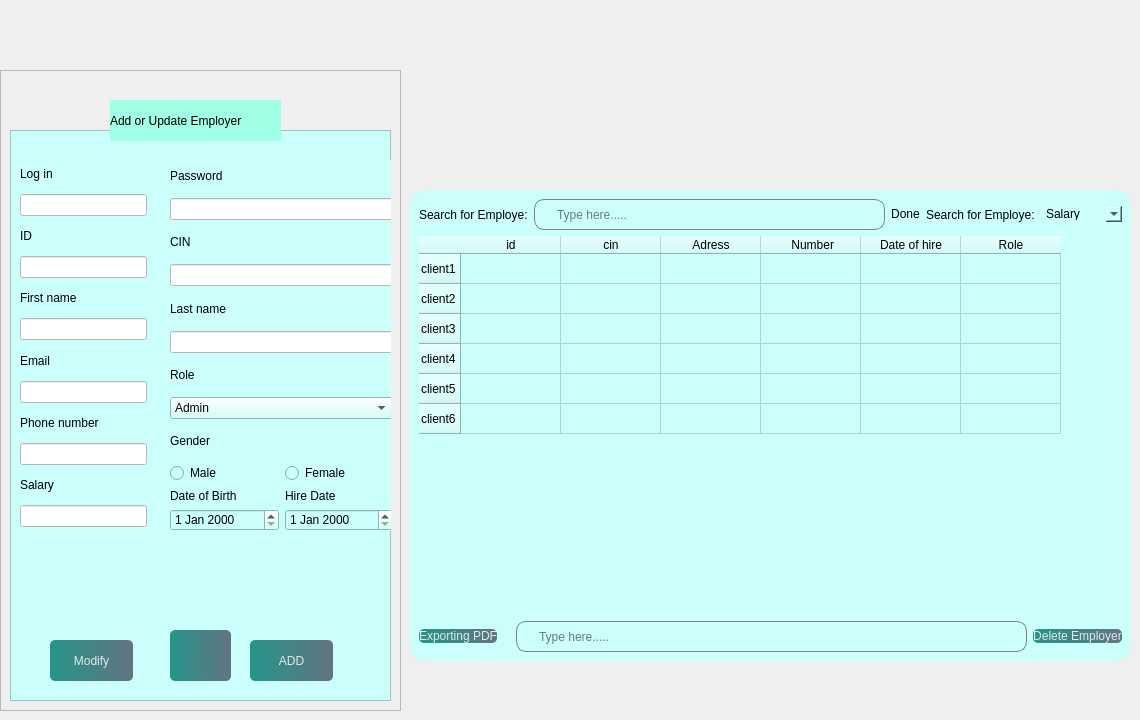
            <widget class="QWidget" name="a1">
             <widget class="QFrame" name="frame_3">
              <property name="geometry">
               <rect>
                <x>0</x>
                <y>70</y>
                <width>401</width>
                <height>641</height>
               </rect>
              </property>
              <property name="frameShape">
               <enum>QFrame::Shape::StyledPanel</enum>
              </property>
              <property name="frameShadow">
               <enum>QFrame::Shadow::Raised</enum>
              </property>
              <widget class="QFrame" name="frame">
               <property name="geometry">
                <rect>
                 <x>10</x>
                 <y>60</y>
                 <width>381</width>
                 <height>571</height>
                </rect>
               </property>
               <property name="styleSheet">
                <string notr="true">
background-color: rgb(202, 255, 251)</string>
               </property>
               <property name="frameShape">
                <enum>QFrame::Shape::StyledPanel</enum>
               </property>
               <property name="frameShadow">
                <enum>QFrame::Shadow::Raised</enum>
               </property>
               <widget class="QPushButton" name="pushButton_2">
                <property name="geometry">
                 <rect>
                  <x>40</x>
                  <y>510</y>
                  <width>83</width>
                  <height>41</height>
                 </rect>
                </property>
                <property name="styleSheet">
                 <string notr="true">
#pushButton_2{
color: rgb(0, 0, 0);
}
QPushButton, #pushButton_2{
	background-color: qlineargradient(spread:pad, x1:0, y1:0.505682, x2:1, y2:0.477, stop:0 rgba(11, 131, 120, 219), stop:1 rgba(85, 98, 112, 226));
	color:rgba(255, 255, 255, 210);
	border-radius:5px;
}

QPushButton#pushButton_2:hover{
	background-color: qlineargradient(spread:pad, x1:0, y1:0.505682, x2:1, y2:0.477, stop:0 rgba(150, 123, 111, 219), stop:1 rgba(85, 81, 84, 226));
}

QPushButton#pushButton_2:pressed{
	padding-left:5px;
	padding-top:5px;
	background-color:rgba(150, 123, 111, 255);
}
</string>
                </property>
                <property name="text">
                 <string>Modify</string>
                </property>
                <property name="checkable">
                 <bool>true</bool>
                </property>
               </widget>
               <widget class="QPushButton" name="add">
                <property name="geometry">
                 <rect>
                  <x>240</x>
                  <y>510</y>
                  <width>83</width>
                  <height>41</height>
                 </rect>
                </property>
                <property name="styleSheet">
                 <string notr="true">
#add{
color: rgb(0, 0, 0);
}
QPushButton, #add{
	background-color: qlineargradient(spread:pad, x1:0, y1:0.505682, x2:1, y2:0.477, stop:0 rgba(11, 131, 120, 219), stop:1 rgba(85, 98, 112, 226));
	color:rgba(255, 255, 255, 210);
	border-radius:5px;
}

QPushButton#add:hover{
	background-color: qlineargradient(spread:pad, x1:0, y1:0.505682, x2:1, y2:0.477, stop:0 rgba(150, 123, 111, 219), stop:1 rgba(85, 81, 84, 226));
}

QPushButton#add:pressed{
	padding-left:5px;
	padding-top:5px;
	background-color:rgba(150, 123, 111, 255);
}
</string>
                </property>
                <property name="text">
                 <string>ADD</string>
                </property>
                <property name="checkable">
                 <bool>true</bool>
                </property>
               </widget>
               <widget class="QPushButton" name="pushButton_20">
                <property name="geometry">
                 <rect>
                  <x>160</x>
                  <y>500</y>
                  <width>61</width>
                  <height>51</height>
                 </rect>
                </property>
                <property name="styleSheet">
                 <string notr="true">
#pushButton_20{
color: rgb(0, 0, 0);
}
QPushButton, #pushButton_20{
	background-color: qlineargradient(spread:pad, x1:0, y1:0.505682, x2:1, y2:0.477, stop:0 rgba(11, 131, 120, 219), stop:1 rgba(85, 98, 112, 226));
	color:rgba(255, 255, 255, 210);
	border-radius:5px;
}

QPushButton#pushButton_20:hover{
	background-color: qlineargradient(spread:pad, x1:0, y1:0.505682, x2:1, y2:0.477, stop:0 rgba(150, 123, 111, 219), stop:1 rgba(85, 81, 84, 226));
}

QPushButton#pushButton_20:pressed{
	padding-left:5px;
	padding-top:5px;
	background-color:rgba(150, 123, 111, 255);
}
</string>
                </property>
                <property name="text">
                 <string/>
                </property>
                <property name="icon">
                 <iconset resource="resource.qrc">
                  <normaloff>:/img/img/trash-2.svg</normaloff>:/img/img/trash-2.svg</iconset>
                </property>
               </widget>
               <widget class="QWidget" name="layoutWidget">
                <property name="geometry">
                 <rect>
                  <x>10</x>
                  <y>30</y>
                  <width>127</width>
                  <height>367</height>
                 </rect>
                </property>
                <layout class="QVBoxLayout" name="verticalLayout_18">
                 <item>
                  <widget class="QLabel" name="label_3">
                   <property name="styleSheet">
                    <string notr="true">
color: rgb(0, 0, 0);</string>
                   </property>
                   <property name="text">
                    <string>Log in</string>
                   </property>
                  </widget>
                 </item>
                 <item>
                  <widget class="QLineEdit" name="lineEdit_17">
                   <property name="styleSheet">
                    <string notr="true">background-color: rgb(255, 255, 255);
color: rgb(0, 0, 0);</string>
                   </property>
                  </widget>
                 </item>
                 <item>
                  <widget class="QLabel" name="label_7">
                   <property name="styleSheet">
                    <string notr="true">color: rgb(0, 0, 0);</string>
                   </property>
                   <property name="text">
                    <string>ID</string>
                   </property>
                  </widget>
                 </item>
                 <item>
                  <widget class="QLineEdit" name="lineEdit_16">
                   <property name="styleSheet">
                    <string notr="true">background-color: rgb(255, 255, 255);
color: rgb(0, 0, 0);</string>
                   </property>
                  </widget>
                 </item>
                 <item>
                  <widget class="QLabel" name="label_10">
                   <property name="styleSheet">
                    <string notr="true">color: rgb(0, 0, 0);</string>
                   </property>
                   <property name="text">
                    <string>First name</string>
                   </property>
                  </widget>
                 </item>
                 <item>
                  <widget class="QLineEdit" name="lineEdit_20">
                   <property name="styleSheet">
                    <string notr="true">background-color: rgb(255, 255, 255);
color: rgb(0, 0, 0);</string>
                   </property>
                  </widget>
                 </item>
                 <item>
                  <widget class="QLabel" name="label_11">
                   <property name="styleSheet">
                    <string notr="true">color: rgb(0, 0, 0);</string>
                   </property>
                   <property name="text">
                    <string>Email</string>
                   </property>
                  </widget>
                 </item>
                 <item>
                  <widget class="QLineEdit" name="lineEdit_21">
                   <property name="styleSheet">
                    <string notr="true">background-color: rgb(255, 255, 255);
color: rgb(0, 0, 0);</string>
                   </property>
                  </widget>
                 </item>
                 <item>
                  <widget class="QLabel" name="label_13">
                   <property name="styleSheet">
                    <string notr="true">color: rgb(0, 0, 0);</string>
                   </property>
                   <property name="text">
                    <string>Phone number</string>
                   </property>
                  </widget>
                 </item>
                 <item>
                  <widget class="QLineEdit" name="lineEdit_22">
                   <property name="styleSheet">
                    <string notr="true">background-color: rgb(255, 255, 255);
color: rgb(0, 0, 0);</string>
                   </property>
                  </widget>
                 </item>
                 <item>
                  <widget class="QLabel" name="label_12">
                   <property name="styleSheet">
                    <string notr="true">color: rgb(0, 0, 0);</string>
                   </property>
                   <property name="text">
                    <string>Salary</string>
                   </property>
                  </widget>
                 </item>
                 <item>
                  <widget class="QLineEdit" name="lineEdit_39">
                   <property name="styleSheet">
                    <string notr="true">background-color: rgb(255, 255, 255);
color: rgb(0, 0, 0);</string>
                   </property>
                  </widget>
                 </item>
                </layout>
               </widget>
               <widget class="QWidget" name="layoutWidget">
                <property name="geometry">
                 <rect>
                  <x>160</x>
                  <y>30</y>
                  <width>223</width>
                  <height>371</height>
                 </rect>
                </property>
                <layout class="QVBoxLayout" name="verticalLayout_19">
                 <item>
                  <widget class="QLabel" name="label_5">
                   <property name="styleSheet">
                    <string notr="true">color: rgb(0, 0, 0);</string>
                   </property>
                   <property name="text">
                    <string>Password</string>
                   </property>
                  </widget>
                 </item>
                 <item>
                  <widget class="QLineEdit" name="lineEdit_18">
                   <property name="styleSheet">
                    <string notr="true">background-color: rgb(255, 255, 255);
color: rgb(0, 0, 0);</string>
                   </property>
                  </widget>
                 </item>
                 <item>
                  <widget class="QLabel" name="label_6">
                   <property name="styleSheet">
                    <string notr="true">color: rgb(0, 0, 0);</string>
                   </property>
                   <property name="text">
                    <string>CIN</string>
                   </property>
                  </widget>
                 </item>
                 <item>
                  <widget class="QLineEdit" name="lineEdit_19">
                   <property name="styleSheet">
                    <string notr="true">background-color: rgb(255, 255, 255);
color: rgb(0, 0, 0);</string>
                   </property>
                  </widget>
                 </item>
                 <item>
                  <widget class="QLabel" name="label_9">
                   <property name="styleSheet">
                    <string notr="true">color: rgb(0, 0, 0);</string>
                   </property>
                   <property name="text">
                    <string>Last name</string>
                   </property>
                  </widget>
                 </item>
                 <item>
                  <widget class="QLineEdit" name="lineEdit_40">
                   <property name="styleSheet">
                    <string notr="true">background-color: rgb(255, 255, 255);
color: rgb(0, 0, 0);</string>
                   </property>
                  </widget>
                 </item>
                 <item>
                  <widget class="QLabel" name="label_46">
                   <property name="styleSheet">
                    <string notr="true">color: rgb(0, 0, 0);</string>
                   </property>
                   <property name="text">
                    <string>Role</string>
                   </property>
                  </widget>
                 </item>
                 <item>
                  <widget class="QComboBox" name="comboBox">
                   <property name="styleSheet">
                    <string notr="true">color: rgb(0, 0, 0);</string>
                   </property>
                   <item>
                    <property name="text">
                     <string>Admin</string>
                    </property>
                   </item>
                   <item>
                    <property name="text">
                     <string>sales section</string>
                    </property>
                   </item>
                   <item>
                    <property name="text">
                     <string>order section</string>
                    </property>
                   </item>
                   <item>
                    <property name="text">
                     <string>commande section</string>
                    </property>
                   </item>
                   <item>
                    <property name="text">
                     <string>stock section</string>
                    </property>
                   </item>
                  </widget>
                 </item>
                 <item>
                  <widget class="QLabel" name="label_8">
                   <property name="styleSheet">
                    <string notr="true">color: rgb(0, 0, 0);</string>
                   </property>
                   <property name="text">
                    <string>Gender</string>
                   </property>
                  </widget>
                 </item>
                 <item>
                  <layout class="QHBoxLayout" name="horizontalLayout_7">
                   <item>
                    <widget class="QRadioButton" name="radioButton">
                     <property name="styleSheet">
                      <string notr="true">color: rgb(0, 0, 0);</string>
                     </property>
                     <property name="text">
                      <string>Male</string>
                     </property>
                    </widget>
                   </item>
                   <item>
                    <widget class="QRadioButton" name="radioButton_3">
                     <property name="styleSheet">
                      <string notr="true">color: rgb(0, 0, 0);</string>
                     </property>
                     <property name="text">
                      <string>Female</string>
                     </property>
                    </widget>
                   </item>
                  </layout>
                 </item>
                 <item>
                  <layout class="QHBoxLayout" name="horizontalLayout_8">
                   <item>
                    <layout class="QVBoxLayout" name="verticalLayout_20">
                     <item>
                      <widget class="QLabel" name="label_44">
                       <property name="styleSheet">
                        <string notr="true">color: rgb(0, 0, 0);</string>
                       </property>
                       <property name="text">
                        <string>Date of Birth</string>
                       </property>
                      </widget>
                     </item>
                     <item>
                      <widget class="QDateEdit" name="dateEdit">
                       <property name="styleSheet">
                        <string notr="true">color: rgb(0, 0, 0);</string>
                       </property>
                      </widget>
                     </item>
                    </layout>
                   </item>
                   <item>
                    <layout class="QVBoxLayout" name="verticalLayout_21">
                     <item>
                      <widget class="QLabel" name="label_45">
                       <property name="styleSheet">
                        <string notr="true">color: rgb(0, 0, 0);</string>
                       </property>
                       <property name="text">
                        <string>Hire Date</string>
                       </property>
                      </widget>
                     </item>
                     <item>
                      <widget class="QDateEdit" name="dateEdit_2">
                       <property name="styleSheet">
                        <string notr="true">color: rgb(0, 0, 0);</string>
                       </property>
                      </widget>
                     </item>
                    </layout>
                   </item>
                  </layout>
                 </item>
                </layout>
               </widget>
              </widget>
              <widget class="QLabel" name="label_14">
               <property name="geometry">
                <rect>
                 <x>110</x>
                 <y>30</y>
                 <width>171</width>
                 <height>41</height>
                </rect>
               </property>
               <property name="styleSheet">
                <string notr="true">color: rgb(0, 0, 0);
background-color: rgb(160, 255, 228);</string>
               </property>
               <property name="text">
                <string>Add or Update Employer</string>
               </property>
              </widget>
             </widget>
             <widget class="QLabel" name="pic1">
              <property name="geometry">
               <rect>
                <x>420</x>
                <y>30</y>
                <width>601</width>
                <height>151</height>
               </rect>
              </property>
              <property name="text">
               <string/>
              </property>
              <property name="pixmap">
               <pixmap>img/Nouveau dossier/aze.png</pixmap>
              </property>
             </widget>
             <widget class="QFrame" name="frame_7">
              <property name="geometry">
               <rect>
                <x>410</x>
                <y>190</y>
                <width>721</width>
                <height>471</height>
               </rect>
              </property>
              <property name="styleSheet">
               <string notr="true">
background-color: rgb(202, 255, 251);
border-radius:15px;
</string>
              </property>
              <property name="frameShape">
               <enum>QFrame::Shape::StyledPanel</enum>
              </property>
              <property name="frameShadow">
               <enum>QFrame::Shadow::Raised</enum>
              </property>
              <layout class="QVBoxLayout" name="verticalLayout_17">
               <item>
                <layout class="QHBoxLayout" name="horizontalLayout_5">
                 <item>
                  <widget class="QLabel" name="label_15">
                   <property name="styleSheet">
                    <string notr="true">color: rgb(0, 0, 0);</string>
                   </property>
                   <property name="text">
                    <string>Search for Employe:</string>
                   </property>
                  </widget>
                 </item>
                 <item>
                  <widget class="QLineEdit" name="edit_2">
                   <property name="minimumSize">
                    <size>
                     <width>0</width>
                     <height>31</height>
                    </size>
                   </property>
                   <property name="styleSheet">
                    <string notr="true">QLineEdit{
	padding-left: 20px;
	border: 1px solid gray;	
	border-radius: 10px;
color: rgb(0, 0, 0);

}
</string>
                   </property>
                   <property name="placeholderText">
                    <string>Type here.....</string>
                   </property>
                  </widget>
                 </item>
                 <item>
                  <widget class="QPushButton" name="pushButton_4">
                   <property name="styleSheet">
                    <string notr="true">QPushButton, #pushButton_4 {
    background-color: qlineargradient(spread:pad, x1:0, y1:0.505682, x2:1, y2:0.477, 
        stop:0 rgba(11, 131, 120, 219), stop:1 rgba(85, 98, 112, 226));
    color: rgba(255, 255, 255, 210);
    border-radius: 5px;
    transition: background-color 0.3s ease-in-out; /* Transition effect */
}

QPushButton#pushButton_4:hover {
    background-color: qlineargradient(spread:pad, x1:0, y1:0.505682, x2:1, y2:0.477, 
        stop:0 rgba(150, 123, 111, 219), stop:1 rgba(85, 81, 84, 226));
}

QPushButton#pushButton_4:pressed {
    padding-left: 5px;
    padding-top: 5px;
    background-color: rgba(150, 123, 111, 255);
    transition: background-color 0.1s ease-out; /* Faster transition when pressed */
}



color: rgb(0, 0, 0);</string>
                   </property>
                   <property name="text">
                    <string>Done</string>
                   </property>
                  </widget>
                 </item>
                 <item>
                  <widget class="QLabel" name="label_28">
                   <property name="styleSheet">
                    <string notr="true">color: rgb(0, 0, 0);</string>
                   </property>
                   <property name="text">
                    <string>Search for Employe:</string>
                   </property>
                  </widget>
                 </item>
                 <item>
                  <widget class="QComboBox" name="comboBox_3">
                   <item>
                    <property name="text">
                     <string>Salary</string>
                    </property>
                    <property name="icon">
                     <iconset resource="resource.qrc">
                      <normaloff>:/img/img/dollar-sign.svg</normaloff>:/img/img/dollar-sign.svg</iconset>
                    </property>
                   </item>
                   <item>
                    <property name="text">
                     <string>Age</string>
                    </property>
                    <property name="icon">
                     <iconset resource="resource.qrc">
                      <normaloff>:/img/img/users.svg</normaloff>:/img/img/users.svg</iconset>
                    </property>
                   </item>
                   <item>
                    <property name="text">
                     <string>Date of hire</string>
                    </property>
                    <property name="icon">
                     <iconset resource="resource.qrc">
                      <normaloff>:/img/img/award.svg</normaloff>:/img/img/award.svg</iconset>
                    </property>
                   </item>
                  </widget>
                 </item>
                </layout>
               </item>
               <item>
                <widget class="QTableWidget" name="tableWidget">
                 <property name="styleSheet">
                  <string notr="true">color: rgb(0, 0, 0);</string>
                 </property>
                 <row>
                  <property name="text">
                   <string>client1</string>
                  </property>
                  <property name="icon">
                   <iconset resource="resource.qrc">
                    <normaloff>:/img/img/user.svg</normaloff>:/img/img/user.svg</iconset>
                  </property>
                 </row>
                 <row>
                  <property name="text">
                   <string>client2</string>
                  </property>
                  <property name="icon">
                   <iconset resource="resource.qrc">
                    <normaloff>:/img/img/user.svg</normaloff>:/img/img/user.svg</iconset>
                  </property>
                 </row>
                 <row>
                  <property name="text">
                   <string>client3</string>
                  </property>
                 </row>
                 <row>
                  <property name="text">
                   <string>client4</string>
                  </property>
                 </row>
                 <row>
                  <property name="text">
                   <string>client5</string>
                  </property>
                 </row>
                 <row>
                  <property name="text">
                   <string>client6</string>
                  </property>
                 </row>
                 <column>
                  <property name="text">
                   <string>id</string>
                  </property>
                 </column>
                 <column>
                  <property name="text">
                   <string>cin</string>
                  </property>
                 </column>
                 <column>
                  <property name="text">
                   <string>Adress</string>
                  </property>
                 </column>
                 <column>
                  <property name="text">
                   <string> Number</string>
                  </property>
                  <property name="icon">
                   <iconset resource="resource.qrc">
                    <normaloff>:/img/img/phone.svg</normaloff>:/img/img/phone.svg</iconset>
                  </property>
                 </column>
                 <column>
                  <property name="text">
                   <string>Date of hire</string>
                  </property>
                 </column>
                 <column>
                  <property name="text">
                   <string>Role</string>
                  </property>
                 </column>
                 <item row="0" column="0">
                  <property name="text">
                   <string/>
                  </property>
                 </item>
                </widget>
               </item>
               <item>
                <layout class="QHBoxLayout" name="horizontalLayout_6">
                 <item>
                  <widget class="QPushButton" name="pushButton_29">
                   <property name="styleSheet">
                    <string notr="true">
#pushButton_21{
color: rgb(0, 0, 0);
}
QPushButton, #pushButton_29{
	background-color: qlineargradient(spread:pad, x1:0, y1:0.505682, x2:1, y2:0.477, stop:0 rgba(11, 131, 120, 219), stop:1 rgba(85, 98, 112, 226));
	color:rgba(255, 255, 255, 210);
	border-radius:5px;
}

QPushButton#pushButton_29:hover{
	background-color: qlineargradient(spread:pad, x1:0, y1:0.505682, x2:1, y2:0.477, stop:0 rgba(150, 123, 111, 219), stop:1 rgba(85, 81, 84, 226));
}

QPushButton#pushButton_29:pressed{
	padding-left:5px;
	padding-top:5px;
	background-color:rgba(150, 123, 111, 255);
}
</string>
                   </property>
                   <property name="text">
                    <string>Exporting PDF</string>
                   </property>
                  </widget>
                 </item>
                 <item>
                  <widget class="QLabel" name="label_42">
                   <property name="text">
                    <string/>
                   </property>
                   <property name="pixmap">
                    <pixmap resource="resource.qrc">:/img/img/download.svg</pixmap>
                   </property>
                  </widget>
                 </item>
                 <item>
                  <widget class="QLineEdit" name="edit_5">
                   <property name="minimumSize">
                    <size>
                     <width>0</width>
                     <height>31</height>
                    </size>
                   </property>
                   <property name="styleSheet">
                    <string notr="true">QLineEdit{
	padding-left: 20px;
	border: 1px solid gray;	
	border-radius: 10px;
color: rgb(0, 0, 0);

}
</string>
                   </property>
                   <property name="placeholderText">
                    <string>Type here.....</string>
                   </property>
                  </widget>
                 </item>
                 <item>
                  <widget class="QPushButton" name="pushButton_21">
                   <property name="styleSheet">
                    <string notr="true">
#pushButton_21{
color: rgb(0, 0, 0);
}
QPushButton, #pushButton_21{
	background-color: qlineargradient(spread:pad, x1:0, y1:0.505682, x2:1, y2:0.477, stop:0 rgba(11, 131, 120, 219), stop:1 rgba(85, 98, 112, 226));
	color:rgba(255, 255, 255, 210);
	border-radius:5px;
}

QPushButton#pushButton_21:hover{
	background-color: qlineargradient(spread:pad, x1:0, y1:0.505682, x2:1, y2:0.477, stop:0 rgba(150, 123, 111, 219), stop:1 rgba(85, 81, 84, 226));
}

QPushButton#pushButton_21:pressed{
	padding-left:5px;
	padding-top:5px;
	background-color:rgba(150, 123, 111, 255);
}
</string>
                   </property>
                   <property name="text">
                    <string>Delete Employer</string>
                   </property>
                  </widget>
                 </item>
                </layout>
               </item>
              </layout>
             </widget>
            </widget>
